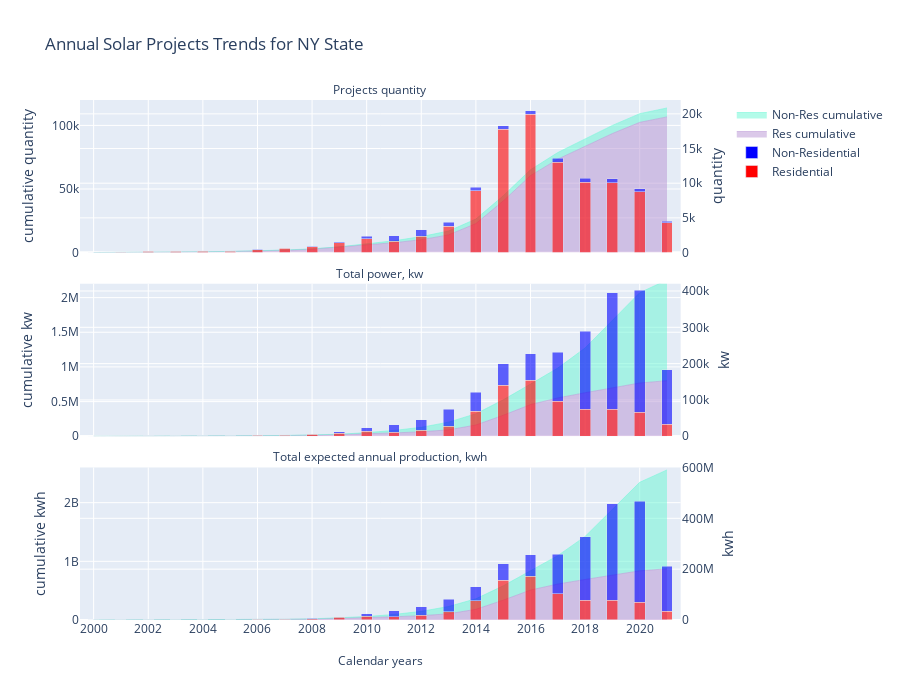

The notebook cell saved with this chart:
### Code cell
fig = make_subplots(rows=3, cols=1,
                    shared_xaxes=True, 
                    specs=[[{"secondary_y": True}], 
                           [{"secondary_y": True}],
                           [{"secondary_y": True}]],
                    subplot_titles=("Projects quantity", "Total power, kw", "Total expected annual production, kwh"), 
                    x_title='Calendar years',
                    vertical_spacing=0.06)

trace11 = go.Bar(
    x=projects_count_power.loc[projects_count_power['sector'] == 'Non-Residential', 'calendar_year'],
    y=projects_count_power.loc[projects_count_power['sector'] == 'Non-Residential', 'projects_quantity'],
    name='Non-Residential',
    hovertemplate="<b>Year: %{x}</b><br>Non-res project quantity: %{y:.3s}",
    width=0.4,
    marker=dict(color='blue', opacity=0.6)
)

trace12 = go.Bar(
    x=projects_count_power.loc[projects_count_power['sector'] == 'Residential', 'calendar_year'], 
    y=projects_count_power.loc[projects_count_power['sector'] == 'Residential', 'projects_quantity'],
    name='Residential',
    hovertemplate="<b>Year: %{x}</b><br>Res project quantity: %{y:.3s}",
    width=0.4,
    marker=dict(color='red', opacity=0.6)
)

trace13 = go.Scatter(
           x=projects_count_power.loc[projects_count_power['sector'] == 'Residential', 'calendar_year'], 
           y=projects_count_power.loc[projects_count_power['sector'] == 'Residential', 'cum_projects_quantity'],
            mode='lines',
            hoveron='points',
           hovertemplate="<b>Year: %{x}</b><br>Res cum<br>project quantity: %{y:.3s}",
           name='Res cumulative',
           line=dict(width=0.5, color='rgb(184, 147, 212)'),
            stackgroup='one'
)

trace14 = go.Scatter(
           x=projects_count_power.loc[projects_count_power['sector'] == 'Non-Residential', 'calendar_year'], 
           y=projects_count_power.loc[projects_count_power['sector'] == 'Non-Residential', 'cum_projects_quantity'], 
            mode='lines',
            hoveron='points',
           hovertemplate="<b>Year: %{x}</b><br>Non-res cum<br>project quantity: %{y:.3s}",
           name='Non-Res cumulative',
            line=dict(width=0.5, color='rgb(104, 247, 212)'),
            stackgroup='one'
)

          
trace21 = go.Bar(
    x=projects_count_power.loc[projects_count_power['sector'] == 'Non-Residential', 'calendar_year'],
    y=projects_count_power.loc[projects_count_power['sector'] == 'Non-Residential', 'total_power'],
    name='Non-Residential',
    hovertemplate="<b>Year: %{x}</b><br>Non-res total power: %{y:.3s} kw",
    width=0.4,
    showlegend=False,
    marker=dict(color='blue', opacity=0.6)
)

trace22 = go.Bar(
    x=projects_count_power.loc[projects_count_power['sector'] == 'Residential', 'calendar_year'], 
    y=projects_count_power.loc[projects_count_power['sector'] == 'Residential', 'total_power'],
    name='Residential',
    hovertemplate="<b>Year: %{x}</b><br>Res total power: %{y:.3s} kw",
    width=0.4, 
    showlegend=False,
    marker=dict(color='red', opacity=0.6)
)

trace23 = go.Scatter(
           x=projects_count_power.loc[projects_count_power['sector'] == 'Residential', 'calendar_year'], 
           y=projects_count_power.loc[projects_count_power['sector'] == 'Residential', 'cum_power'],
            mode='lines',
            hoveron='points',
           hovertemplate="<b>Year: %{x}</b><br>Res cum power: %{y:.3s} kw",
           name='Res cumulative',
            showlegend=False,
           line=dict(width=0.5, color='rgb(184, 147, 212)'),
            stackgroup='one'
)

trace24 = go.Scatter(
           x=projects_count_power.loc[projects_count_power['sector'] == 'Non-Residential', 'calendar_year'], 
           y=projects_count_power.loc[projects_count_power['sector'] == 'Non-Residential', 'cum_power'], 
            mode='lines',
            hoveron='points',
           hovertemplate="<b>Year: %{x}</b><br>Non-res cum power: %{y:.3s} kw",
           name='Non-Res cumulative',
            showlegend=False,
            line=dict(width=0.5, color='rgb(104, 247, 212)'),
            stackgroup='one'
)

trace31 = go.Bar(
    x=projects_count_power.loc[projects_count_power['sector'] == 'Non-Residential', 'calendar_year'],
    y=projects_count_power.loc[projects_count_power['sector'] == 'Non-Residential', 'total_expected_annual_production'],
    name='Non-Residential',
    hovertemplate="<b>Year: %{x}</b><br>Non-res annual<br>production: %{y:.3s} kwh",
    width=0.4,
    showlegend=False,
    marker=dict(color='blue', opacity=0.6)
)

trace32 = go.Bar(
    x=projects_count_power.loc[projects_count_power['sector'] == 'Residential', 'calendar_year'], 
    y=projects_count_power.loc[projects_count_power['sector'] == 'Residential', 'total_expected_annual_production'],
    name='Residential',
    hovertemplate="<b>Year: %{x}</b><br>Res annual<br>production: %{y:.3s} kwh",
    width=0.4, 
    showlegend=False,
    marker=dict(color='red', opacity=0.6)
)

trace33 = go.Scatter(
           x=projects_count_power.loc[projects_count_power['sector'] == 'Residential', 'calendar_year'], 
           y=projects_count_power.loc[projects_count_power['sector'] == 'Residential', 'cum_production'],
            mode='lines',
            hoveron='points',
           hovertemplate="<b>Year: %{x}</b><br>Res cum annual<br>production: %{y:.3s} kwh",
           name='Res cumulative',
            showlegend=False,
           line=dict(width=0.5, color='rgb(184, 147, 212)'),
            stackgroup='one'
)

trace34 = go.Scatter(
           x=projects_count_power.loc[projects_count_power['sector'] == 'Non-Residential', 'calendar_year'], 
           y=projects_count_power.loc[projects_count_power['sector'] == 'Non-Residential', 'cum_production'], 
            mode='lines',
            hoveron='points',
           hovertemplate="<b>Year: %{x}</b><br>Non-res cum annual<br>production: %{y:.3s} kwh",
           name='Non-Res cumulative',
            showlegend=False,
            line=dict(width=0.5, color='rgb(104, 247, 212)'),
            stackgroup='one'
)

fig.add_trace(trace12, 1, 1, secondary_y=True)
fig.add_trace(trace11, 1, 1, secondary_y=True)
fig.add_trace(trace13, 1, 1)
fig.add_trace(trace14, 1, 1)

fig.add_trace(trace22, 2, 1, secondary_y=True)
fig.add_trace(trace21, 2, 1, secondary_y=True)
fig.add_trace(trace23, 2, 1)
fig.add_trace(trace24, 2, 1)

fig.add_trace(trace32, 3, 1, secondary_y=True)
fig.add_trace(trace31, 3, 1, secondary_y=True)
fig.add_trace(trace33, 3, 1)
fig.add_trace(trace34, 3, 1)


for i, j in enumerate([['cumulative quantity', 'quantity', [0, 120000], [0, 22000]], 
                       ['cumulative kw', 'kw', [0, 2200000], [0, 420000]], 
                       ['cumulative kwh', 'kwh', [0, 2600000000], [0, 600000000]]], start=1):
    fig.update_yaxes(title_text=j[0], row=i, col=1, range=j[2], secondary_y=False)
    fig.update_yaxes(title_text=j[1], row=i, col=1, range=j[3], secondary_y=True, title_standoff=10)


fig.update_xaxes(dtick=2, showgrid=True)

fig.update_annotations(font_size=12)

fig.update_layout(height=700, title='Annual Solar Projects Trends for NY State', barmode='stack')

fig.show();

### Figure 1 — Plotly figure (JSON) as saved in the notebook; plotly's stock layout.template omitted (floating-point values rounded to 4 significant figures)
{"data": [{"hovertemplate": "<b>Year: %{x}</b><br>Res project quantity: %{y:.3s}", "marker": {"color": "red", "opacity": 0.6}, "name": "Residential", "type": "bar", "width": 0.4, "x": [2000, 2001, 2002, 2003, 2004, 2005, 2006, 2007, 2008, 2009, 2010, 2011, 2012, 2013, 2014, 2015, 2016, 2017, 2018, 2019, 2020, 2021], "xaxis": "x", "y": [2, 12, 183, 178, 214, 208, 423, 612, 859, 1431, 1962, 1648, 2338, 3810, 8878, 17802, 19929, 12992, 10108, 10051, 8788, 4283], "yaxis": "y2"}, {"hovertemplate": "<b>Year: %{x}</b><br>Non-res project quantity: %{y:.3s}", "marker": {"color": "blue", "opacity": 0.6}, "name": "Non-Residential", "type": "bar", "width": 0.4, "x": [2001, 2002, 2003, 2004, 2005, 2006, 2007, 2008, 2009, 2010, 2011, 2012, 2013, 2014, 2015, 2016, 2017, 2018, 2019, 2020, 2021], "xaxis": "x", "y": [1, 1, 8, 38, 38, 29, 39, 79, 151, 394, 745, 948, 563, 541, 506, 549, 593, 580, 574, 447, 211], "yaxis": "y2"}, {"hoveron": "points", "hovertemplate": "<b>Year: %{x}</b><br>Res cum<br>project quantity: %{y:.3s}", "line": {"color": "rgb(184, 147, 212)", "width": 0.5}, "mode": "lines", "name": "Res cumulative", "stackgroup": "one", "type": "scatter", "x": [2000, 2001, 2002, 2003, 2004, 2005, 2006, 2007, 2008, 2009, 2010, 2011, 2012, 2013, 2014, 2015, 2016, 2017, 2018, 2019, 2020, 2021], "xaxis": "x", "y": [2, 14, 197, 375, 589, 797, 1220, 1832, 2691, 4122, 6084, 7732, 10070, 13880, 22758, 40560, 60489, 73481, 83589, 93640, 102428, 106711], "yaxis": "y"}, {"hoveron": "points", "hovertemplate": "<b>Year: %{x}</b><br>Non-res cum<br>project quantity: %{y:.3s}", "line": {"color": "rgb(104, 247, 212)", "width": 0.5}, "mode": "lines", "name": "Non-Res cumulative", "stackgroup": "one", "type": "scatter", "x": [2001, 2002, 2003, 2004, 2005, 2006, 2007, 2008, 2009, 2010, 2011, 2012, 2013, 2014, 2015, 2016, 2017, 2018, 2019, 2020, 2021], "xaxis": "x", "y": [1, 2, 10, 48, 86, 115, 154, 233, 384, 778, 1523, 2471, 3034, 3575, 4081, 4630, 5223, 5803, 6377, 6824, 7035], "yaxis": "y"}, {"hovertemplate": "<b>Year: %{x}</b><br>Res total power: %{y:.3s} kw", "marker": {"color": "red", "opacity": 0.6}, "name": "Residential", "showlegend": false, "type": "bar", "width": 0.4, "x": [2000, 2001, 2002, 2003, 2004, 2005, 2006, 2007, 2008, 2009, 2010, 2011, 2012, 2013, 2014, 2015, 2016, 2017, 2018, 2019, 2020, 2021], "xaxis": "x2", "y": [2.4, 28.18, 819.3, 914.2, 1099.0, 1258.0, 2546.0, 3414.0, 4872.0, 8738.0, 13430.0, 11060.0, 16280.0, 28210.0, 69140.0, 140600.0, 154400.0, 96180.0, 74790.0, 74630.0, 65990.0, 33510.0], "yaxis": "y4"}, {"hovertemplate": "<b>Year: %{x}</b><br>Non-res total power: %{y:.3s} kw", "marker": {"color": "blue", "opacity": 0.6}, "name": "Non-Residential", "showlegend": false, "type": "bar", "width": 0.4, "x": [2001, 2002, 2003, 2004, 2005, 2006, 2007, 2008, 2009, 2010, 2011, 2012, 2013, 2014, 2015, 2016, 2017, 2018, 2019, 2020, 2021], "xaxis": "x2", "y": [5.06, 10, 74.58, 161.6, 200.4, 290.3, 451.4, 1195.0, 3305.0, 9692.0, 20640.0, 28890.0, 46300.0, 52050.0, 59510.0, 73040.0, 135100.0, 214800.0, 320700.0, 336000.0, 149900.0], "yaxis": "y4"}, {"hoveron": "points", "hovertemplate": "<b>Year: %{x}</b><br>Res cum power: %{y:.3s} kw", "line": {"color": "rgb(184, 147, 212)", "width": 0.5}, "mode": "lines", "name": "Res cumulative", "showlegend": false, "stackgroup": "one", "type": "scatter", "x": [2000, 2001, 2002, 2003, 2004, 2005, 2006, 2007, 2008, 2009, 2010, 2011, 2012, 2013, 2014, 2015, 2016, 2017, 2018, 2019, 2020, 2021], "xaxis": "x2", "y": [2.4, 30.58, 849.8, 1764.0, 2863, 4121.0, 6667.0, 10080.0, 14950.0, 23690.0, 37120.0, 48180.0, 64460.0, 92670.0, 161800.0, 302400.0, 456800.0, 553000.0, 627800.0, 702400.0, 768400.0, 801900.0], "yaxis": "y3"}, {"hoveron": "points", "hovertemplate": "<b>Year: %{x}</b><br>Non-res cum power: %{y:.3s} kw", "line": {"color": "rgb(104, 247, 212)", "width": 0.5}, "mode": "lines", "name": "Non-Res cumulative", "showlegend": false, "stackgroup": "one", "type": "scatter", "x": [2001, 2002, 2003, 2004, 2005, 2006, 2007, 2008, 2009, 2010, 2011, 2012, 2013, 2014, 2015, 2016, 2017, 2018, 2019, 2020, 2021], "xaxis": "x2", "y": [5.06, 15.06, 89.64, 251.3, 451.7, 742.0, 1193.0, 2389.0, 5693.0, 15390.0, 36020.0, 64910.0, 111200.0, 163300.0, 222800.0, 295800.0, 430900.0, 645700.0, 966400.0, 1302000.0, 1452000.0], "yaxis": "y3"}, {"hovertemplate": "<b>Year: %{x}</b><br>Res annual<br>production: %{y:.3s} kwh", "marker": {"color": "red", "opacity": 0.6}, "name": "Residential", "showlegend": false, "type": "bar", "width": 0.4, "x": [2000, 2001, 2002, 2003, 2004, 2005, 2006, 2007, 2008, 2009, 2010, 2011, 2012, 2013, 2014, 2015, 2016, 2017, 2018, 2019, 2020, 2021], "xaxis": "x3", "y": [2818, 33078, 961673, 990135, 1171748, 1387747, 2891069, 3869192, 5611344, 10054438, 15330620, 12713932, 18786958, 31756643, 76302556, 155850012, 172855007, 102454951, 77781988, 78308418, 69027674, 34779698], "yaxis": "y6"}, {"hovertemplate": "<b>Year: %{x}</b><br>Non-res annual<br>production: %{y:.3s} kwh", "marker": {"color": "blue", "opacity": 0.6}, "name": "Non-Residential", "showlegend": false, "type": "bar", "width": 0.4, "x": [2001, 2002, 2003, 2004, 2005, 2006, 2007, 2008, 2009, 2010, 2011, 2012, 2013, 2014, 2015, 2016, 2017, 2018, 2019, 2020, 2021], "xaxis": "x3", "y": [5940, 11738, 68612, 113870, 174915, 329680, 499674, 1321091, 3681012, 10109990, 23349863, 34090250, 50836653, 55364408, 64509558, 84082729, 155606622, 249634609, 378634142, 397119256, 176296720], "yaxis": "y6"}, {"hoveron": "points", "hovertemplate": "<b>Year: %{x}</b><br>Res cum annual<br>production: %{y:.3s} kwh", "line": {"color": "rgb(184, 147, 212)", "width": 0.5}, "mode": "lines", "name": "Res cumulative", "showlegend": false, "stackgroup": "one", "type": "scatter", "x": [2000, 2001, 2002, 2003, 2004, 2005, 2006, 2007, 2008, 2009, 2010, 2011, 2012, 2013, 2014, 2015, 2016, 2017, 2018, 2019, 2020, 2021], "xaxis": "x3", "y": [2818, 35896, 997569, 1987704, 3159452, 4547199, 7438268, 11307460, 16918804, 26973242, 42303862, 55017794, 73804752, 105561395, 181863951, 337713963, 510568970, 613023921, 690805909, 769114327, 838142001, 872921699], "yaxis": "y5"}, {"hoveron": "points", "hovertemplate": "<b>Year: %{x}</b><br>Non-res cum annual<br>production: %{y:.3s} kwh", "line": {"color": "rgb(104, 247, 212)", "width": 0.5}, "mode": "lines", "name": "Non-Res cumulative", "showlegend": false, "stackgroup": "one", "type": "scatter", "x": [2001, 2002, 2003, 2004, 2005, 2006, 2007, 2008, 2009, 2010, 2011, 2012, 2013, 2014, 2015, 2016, 2017, 2018, 2019, 2020, 2021], "xaxis": "x3", "y": [5940, 17678, 86290, 200160, 375075, 704755, 1204429, 2525520, 6206532, 16316522, 39666385, 73756635, 124593288, 179957696, 244467254, 328549983, 484156605, 733791214, 1112425356, 1509544612, 1685841332], "yaxis": "y5"}], "layout": {"annotations": [{"font": {"size": 12}, "showarrow": false, "text": "Projects quantity", "x": 0.47, "xanchor": "center", "xref": "paper", "y": 1, "yanchor": "bottom", "yref": "paper"}, {"font": {"size": 12}, "showarrow": false, "text": "Total power, kw", "x": 0.47, "xanchor": "center", "xref": "paper", "y": 0.6467, "yanchor": "bottom", "yref": "paper"}, {"font": {"size": 12}, "showarrow": false, "text": "Total expected annual production, kwh", "x": 0.47, "xanchor": "center", "xref": "paper", "y": 0.2933, "yanchor": "bottom", "yref": "paper"}, {"font": {"size": 12}, "showarrow": false, "text": "Calendar years", "x": 0.47, "xanchor": "center", "xref": "paper", "y": 0, "yanchor": "top", "yref": "paper", "yshift": -30}], "barmode": "stack", "height": 700, "title": {"text": "Annual Solar Projects Trends for NY State"}, "xaxis": {"anchor": "y", "domain": [0, 0.94], "dtick": 2, "matches": "x3", "showgrid": true, "showticklabels": false}, "xaxis2": {"anchor": "y3", "domain": [0, 0.94], "dtick": 2, "matches": "x3", "showgrid": true, "showticklabels": false}, "xaxis3": {"anchor": "y5", "domain": [0, 0.94], "dtick": 2, "showgrid": true}, "yaxis": {"anchor": "x", "domain": [0.7067, 1], "range": [0, 120000], "title": {"text": "cumulative quantity"}}, "yaxis2": {"anchor": "x", "overlaying": "y", "range": [0, 22000], "side": "right", "title": {"standoff": 10, "text": "quantity"}}, "yaxis3": {"anchor": "x2", "domain": [0.3533, 0.6467], "range": [0, 2200000], "title": {"text": "cumulative kw"}}, "yaxis4": {"anchor": "x2", "overlaying": "y3", "range": [0, 420000], "side": "right", "title": {"standoff": 10, "text": "kw"}}, "yaxis5": {"anchor": "x3", "domain": [0, 0.2933], "range": [0, 2600000000], "title": {"text": "cumulative kwh"}}, "yaxis6": {"anchor": "x3", "overlaying": "y5", "range": [0, 600000000], "side": "right", "title": {"standoff": 10, "text": "kwh"}}}}
